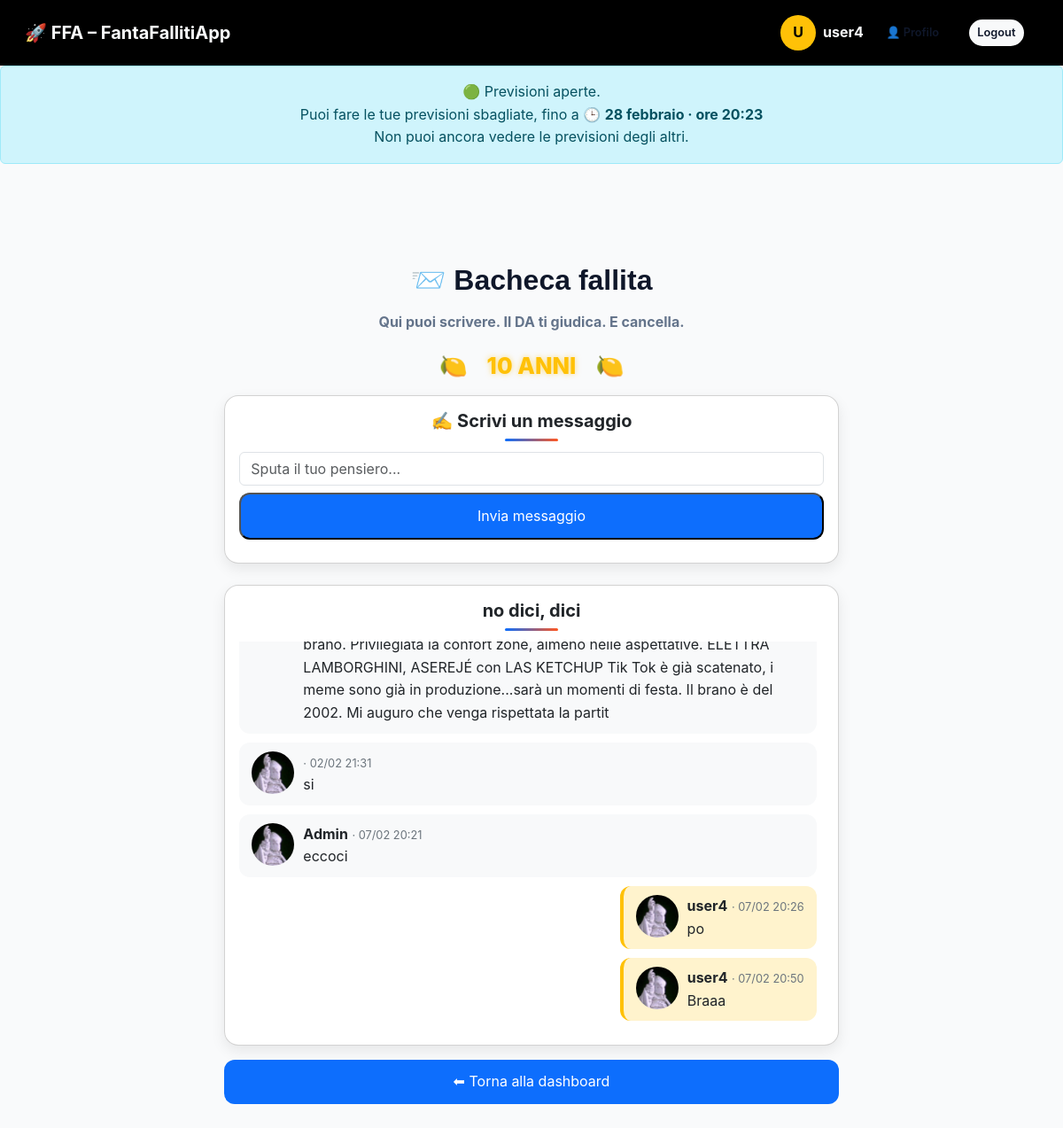
/dashboard/messages (signed in), run on the app's committed database.
### models.py (models this page shows, shortened)
class User(db.Model):
    id = db.Column(db.Integer, primary_key=True)
    username = db.Column(db.String(80), nullable=False)
    email = db.Column(db.String(120), unique=True, nullable=False)
    password_hash = db.Column(db.String(128), nullable=False)
    role = db.Column(db.String(20), default="user")
    avatar = db.Column(db.String(120), nullable=True)  # 👈 NUOVO CAMPO
    last_seen_messages = db.Column(db.DateTime, nullable=True)

class Message(db.Model):
    id = db.Column(db.Integer, primary_key=True)
    content = db.Column(db.Text, nullable=False)
    created_at = db.Column(db.DateTime, default=datetime.utcnow)
    user_id = db.Column(db.Integer, db.ForeignKey("user.id"), nullable=True)
    user = db.relationship("User")

### app.py (the view, shortened to what this page needs)
@app.route("/dashboard/messages", methods=["GET", "POST"])
def messages():
    if "user_id" not in session:
        return redirect(url_for("login"))
    user = db.session.get(User, session["user_id"])
    user.last_seen_messages = datetime.utcnow()
    db.session.commit()
    messages = Message.query.order_by(Message.created_at.desc()).all()
    return render_template(
        "messages.html",
        messages=messages,
        current_user=user
    )

### app.py (called while the page is built)
@app.context_processor
def inject_current_user():
    user = None
    if "user_id" in session:
        user = db.session.get(User, session["user_id"])
    return dict(current_user=user)

@app.context_processor
def inject_settings():
    return dict(app_settings=AppSettings.query.first())

### templates/messages.html (shortened to what this page needs)
{% extends "base.html" %}
{% block content %}
<h2 class="mb-3 text-center">📨 Bacheca fallita</h2>
<p class="text-center fw-bold">
  Qui puoi scrivere. Il DA ti giudica. E cancella.
</p>
<p class="emoji-line">
  🍋 <strong class="anni">10 ANNI</strong> 🍋
</p>
<div class="row justify-content-center">
  <div class="col-md-8">
    <div class="card p-3 mb-4">
      <h5 class="card-title-center">✍️ Scrivi un messaggio</h5>
      <form method="POST">
        <input
          type="text"
          name="content"
          class="form-control mb-2"
          placeholder="Sputa il tuo pensiero..."
          required
        >
        <button type="submit" class="menu-btn">
          Invia messaggio
        </button>
      </form>
    </div>
    <div class="card p-3 message-card">
      <h5 class="card-title-center">no dici, dici</h5>
      <div class="messages-scroll">
        {% if messages %}
          {% for m in messages %}
            <div class="message-box {% if m.user_id == current_user.id %}my-message{% endif %}">
              <img
                src="{{ url_for('static', filename='avatars/' ~ (m.user.avatar if m.user.avatar else 'default.png')) }}"
                alt="avatar"
                width="48"
                height="48"
                style="border-radius: 50%; object-fit: cover;"
              >
              <div class="flex-grow-1">
                <div>
                  <strong>{{ m.user.username }}</strong>
                  <span class="message-meta">
                    · {{ m.created_at.strftime("%d/%m %H:%M") }}
                  </span>
                </div>
                <div>{{ m.content }}</div>
              </div>
            </div>
          {% endfor %}
        {% else %}
          <p class="text-center text-muted">
            Nessuno ha ancora avuto il coraggio di scrivere.
          </p>
        {% endif %}
      </div>
    </div>
    <a href="{{ url_for('dashboard') }}" class="menu-btn mt-3">
      ⬅ Torna alla dashboard
    </a>
  </div>
</div>
{% endblock %}

### templates/base.html (shortened to what this page needs)
<!DOCTYPE html>
<html lang="it">
<head>
  <link href="https://cdn.jsdelivr.net/npm/bootstrap@5.3.2/dist/css/bootstrap.min.css" rel="stylesheet">
  <link rel="stylesheet" href="{{ url_for('static', filename='style.css') }}">
</head>
<body>
<nav class="navbar navbar-expand-lg navbar-dark bg-black shadow-sm px-3">
  <div class="container-fluid">
    <a class="navbar-brand fw-bold" href="{{ url_for('index') }}">
      🚀 FFA – FantaFallitiApp
    </a>
    <div class="d-flex align-items-center ms-auto gap-2">
      {% if current_user.username %}
        {% if current_user.avatar %}
          <img
            src="{{ url_for('static', filename='avatars/' ~ current_user.avatar) }}"
            alt="Avatar"
            class="user-avatar-img"
          >
        {% else %}
          <div class="user-avatar">
            {{ current_user.username[0]|upper }}
          </div>
        {% endif %}
        <span class="fw-bold text-light me-2">
          {{ current_user.username }}
        </span>
        {% if current_user.role == "admin" %}
          <a href="{{ url_for('admin_dashboard') }}" class="btn btn-outline-light btn-sm">
            Admin
          </a>
        {% else %}
          <a href="{{ url_for('profile') }}" class="btn btn-outline-light btn-sm">
            👤 Profilo
          </a>
        {% endif %}
        <a href="{{ url_for('logout') }}" class="btn btn-light btn-sm">
          Logout
        </a>
      {% endif %}
    </div>
  </div>
</nav>
{% if current_user.username and current_user.role != "admin" and app_settings %}
  <div class="alert alert-info text-center">
    {% if app_settings.predictions_open %}
      🟢 Previsioni aperte. <br>
      Puoi fare le tue previsioni sbagliate, fino a 🕒 <strong> 28 febbraio · ore 20:23 </strong> <br>
      Non puoi ancora vedere le previsioni degli altri.
    {% else %}
      🔴 Previsioni chiuse. Non puoi più modificare nulla. <br>
      il DA ti ha però concesso di accedere alla classifica FFA 2026. <br>
      <strong>Ringrazialo</strong>
    {% endif %}
  </div>
{% endif %}
<div class="container mt-3">
</div>
<div class="container my-4">
  {% block content %}{% endblock %}
</div>
</body>
</html>

### static/style.css (style rules this page uses)
:root { --primary: #6c63ff; --primary-dark: #554ee0; --accent: #2dd4bf; --bg: #f9fafb; --surface: #ffffff; --text: #0f172a; --text-muted: #64748b; --radius-sm: 8px; --radius: 14px; --radius-lg: 20px; --shadow-sm: 0 4px 10px rgba(0,0,0,0.06); --shadow: 0 10px 30px rgba(0,0,0,0.08); --transition: 0.25s ease; }
*, *::before, *::after { box-sizing: border-box; }
body { margin: 0; font-family: 'Inter', system-ui, sans-serif; background: var(--bg); color: var(--text); line-height: 1.6; }
h1, h2, h3, h4 { font-family: 'Poppins', sans-serif; font-weight: 600; }
p { color: var(--text-muted); }
.container { max-width: 1100px; margin: 0 auto; padding: 1.5rem; }
.navbar { background: var(--surface); padding: 1rem 1.5rem; box-shadow: var(--shadow-sm); display: flex; align-items: center; justify-content: space-between; }
.navbar a { text-decoration: none; color: var(--text); font-weight: 600; margin-right: 1rem; }
.btn { display: inline-flex; align-items: center; justify-content: center; padding: 0.7rem 1.2rem; border-radius: var(--radius); border: none; cursor: pointer; font-weight: 600; transition: var(--transition); text-decoration: none; }
.btn-sm { padding: 0.35rem 0.6rem; font-size: 0.8rem; border-radius: 999px; }
.card { background: var(--surface); border-radius: var(--radius-lg); padding: 1.5rem; box-shadow: var(--shadow-sm); transition: var(--transition); }
.text-center { text-align: center; }
.emoji-line { font-size: 1.6rem; display: flex; flex-wrap: wrap; gap: 0.4rem; }
.navbar.bg-black, .navbar.bg-black .navbar-brand, .navbar.bg-black .nav-link { color: #f9fafb !important; }
.user-avatar { width: 40px; height: 40px; border-radius: 50%; background: #ffc107; color: #000; display: flex; align-items: center; justify-content: center; font-weight: bold; }
.my-message { background: #fff3cd; border-left: 4px solid #ffc107; margin-left: auto; max-width: 85%; }

### templates/messages.html (style rules this page uses)
.menu-btn { display: block; width: 100%; padding: 12px; margin-bottom: 10px; border-radius: 12px; text-decoration: none; background: #0d6efd; color: white; font-size: 1rem; text-align: center; transition: .2s; }
.card { border-radius: 16px; box-shadow: 0 6px 16px rgba(0,0,0,.08); }
.card-title-center { text-align: center; font-weight: 700; font-size: 1.25rem; margin-bottom: 12px; position: relative; }
.card-title-center::after { content: ""; display: block; width: 60px; height: 3px; background: linear-gradient(90deg, #0d6efd, #ff5722); margin: 8px auto 0; border-radius: 3px; }
.message-box { background: #f8f9fa; border-radius: 12px; padding: 10px 14px; margin-bottom: 10px; display: flex; gap: 10px; }
.my-message { background: #fff3cd; border-left: 4px solid #ffc107; }
.message-meta { font-size: 0.8rem; color: #6c757d; }
.emoji-line { display: flex; justify-content: center; align-items: center; gap: 12px; margin: 12px 0; font-size: 1.6rem; }
.anni { margin: 0 10px; font-weight: 800; color: #ffc107; text-shadow: 0 0 6px rgba(255,193,7,.5); }
.message-card { height: 65vh; display: flex; flex-direction: column; }
.messages-scroll { flex-grow: 1; overflow-y: auto; padding-right: 8px; display: flex; flex-direction: column-reverse; }

### data on the page
User: username "U", username "user4"
Message: user.username "user4", created_at "07/02 20:50", content "Braaa"
Message: user.username "user4", created_at "07/02 20:26", content "po"
Message: user.username "Admin", created_at "07/02 20:21", content "eccoci"
Message: created_at "02/02 21:31", content "si"
